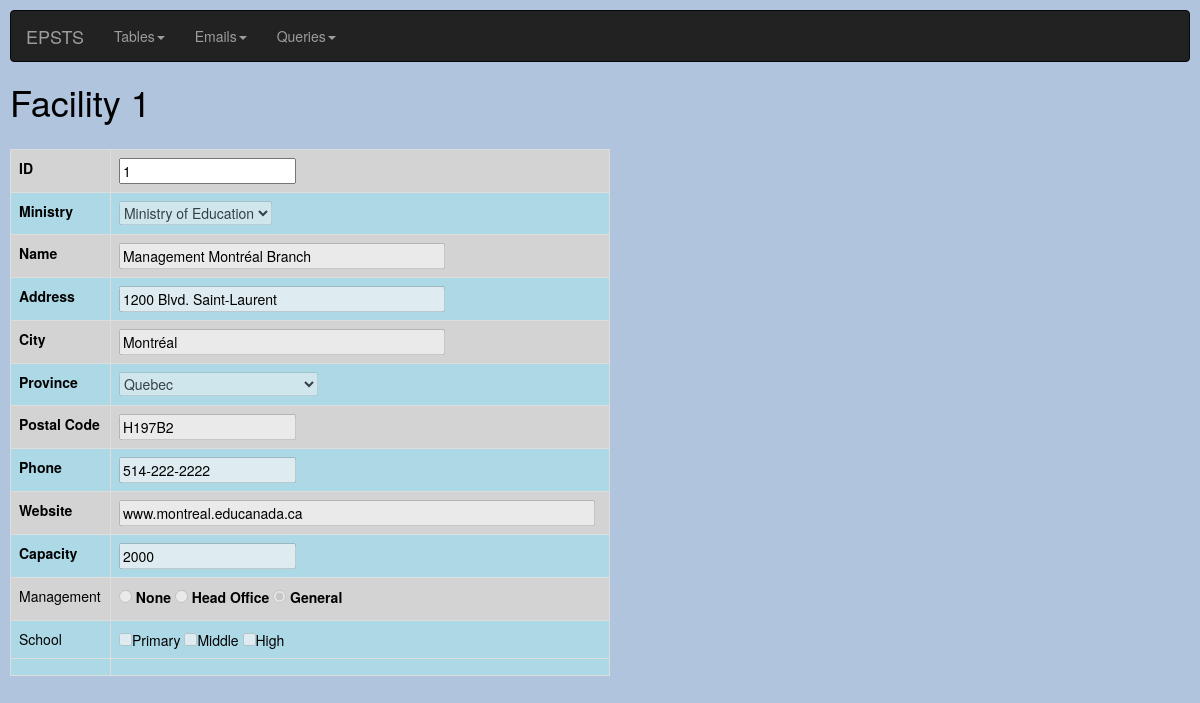
Before: /main/web/edit_facility.php?id=1&action=view with the older database file.
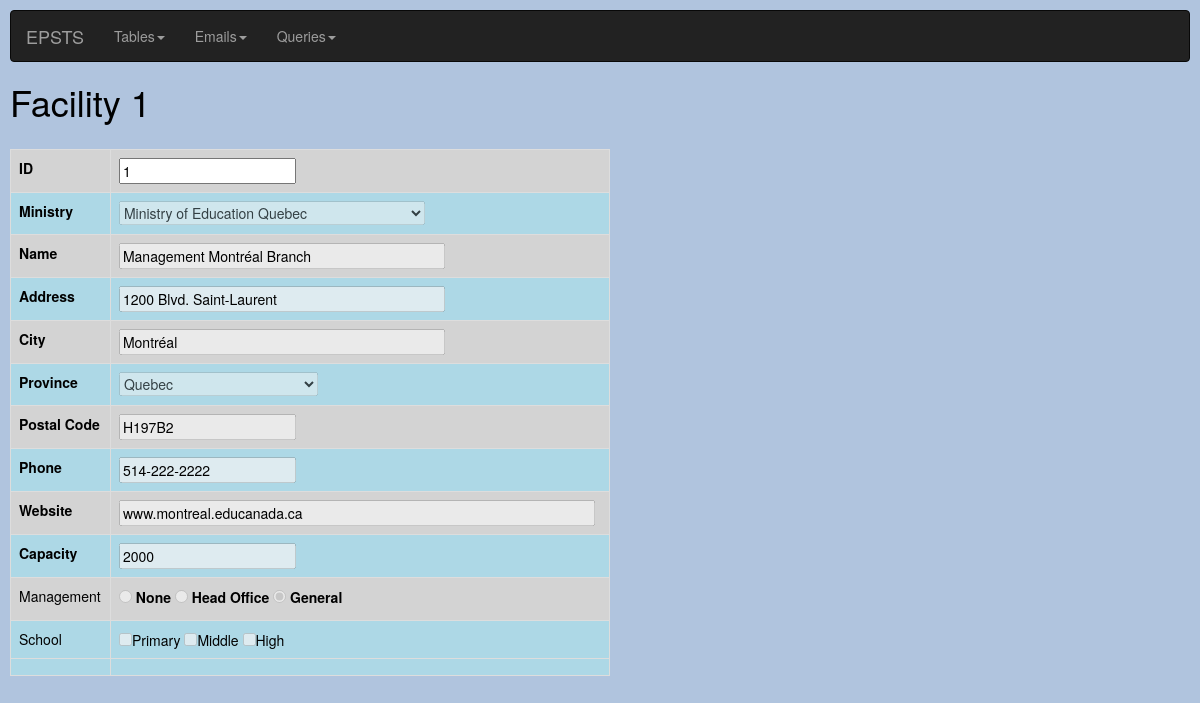
After: the same page with the newer database file.
### tables this page shows
CREATE TABLE Facilities (
    facilityID int PRIMARY KEY AUTO_INCREMENT,
    ministryID int,
    name varchar(100),
    address varchar(100),
    city varchar(100),
    province char(2),
    postalCode varchar(7),
    phoneNumber varchar(14),
    web varchar(200),
    capacity int,
    isManagementHeadOffice bool DEFAULT false,
    isManagementGeneral bool DEFAULT false,
    isSchoolPrimary bool DEFAULT false,
    isSchoolMiddle bool DEFAULT false,
    isSchoolHigh bool DEFAULT false,
    FOREIGN KEY (ministryID) REFERENCES Ministries(ministryID)
);

CREATE TABLE Ministries (
    ministryID int PRIMARY KEY AUTO_INCREMENT,
    name varchar(100)
);

### main/web/edit_facility.php (the view, shortened to what the changed rows need)
<?php require('globals.php'); ?>
<?php
$action = null;
if (isset($_GET['action'])) {
    $action = $_GET['action'];
}
if ($action == "view" || $action == "delete") {
    $readonly = "disabled";
} else {
    $readonly = '';
}
$record['id'] = -1;
$record['ministryID'] = -1;
$record['name'] = "";
$record['address'] = "";
$record['city'] = "";
$record['province'] = "QC";
$record['postalcode'] = "";
$record['phone'] = "";
$record['web'] = "";
$record['capacity'] = 0;
$record['isManagementHeadOffice'] = 0;
$record['isManagementGeneral'] = 0;
$record['isSchoolPrimary'] = 0;
$record['isSchoolMiddle'] = 0;
$record['isSchoolHigh'] = 0;
if ($action != 'add') {
    $row = selectSingleTuple("SELECT * FROM Facilities WHERE facilityID = " . $_GET['id']);
    if ($row != null) {
        $record['id'] = $row['facilityID'];
        $record['ministryID'] = $row['ministryID'];
        $record['name'] = $row['name'];
        $record['address'] = $row['address'];
        $record['city'] = $row['city'];
        $record['province'] = $row['province'];
        $record['phone'] = $row['phoneNumber'];
        $record['web'] = $row['web'];
        $record['postalcode'] = $row['postalCode'];
        $record['capacity'] = $row['capacity'];
        $record['isManagementHeadOffice'] = $row['isManagementHeadOffice'];
        $record['isManagementGeneral'] = $row['isManagementGeneral'];
        $record['isSchoolPrimary'] = $row['isSchoolPrimary'];
        $record['isSchoolMiddle'] = $row['isSchoolMiddle'];
        $record['isSchoolHigh'] = $row['isSchoolHigh'];
    }
}
?>
<!DOCTYPE html>
<html lang="en">
<head>
</head>
<body>
<main>
    <?php
    if ($action == 'add') {
        echo "<h1>Add Facility</h1>";
    } else {
        echo "<h1>Facility " . $record['id'] . "</h1>";
    }
    ?>
    <form action="edit_facility.php" method="post">
        <table class="table table-bordered table-hover table-sm">
            <tr>
                <td><select name="ministryID" id="ministryID" <?= $readonly ?>>
                    </select>
                </td>
            </tr>
            <tr>
                <td><input type="text" name="name" maxlength="100" size="40" <?= $readonly ?>
                           value="<?= $record['name'] ?? '' ?>">
                </td>
            </tr>
            <tr>
                <td><input type="text" name="address" maxlength="100" size="40" <?= $readonly ?>
                           value="<?= $record['address'] ?? '' ?>"></td>
            </tr>
            <tr>
                <td><input type="text" name="city" maxlength="100" size="40" <?= $readonly ?> value="<?= $record['city'] ?? '' ?>
                    ">
                </td>
            </tr>
            <tr>
                <td><select name="province" id="province" <?= $readonly ?> >
                    </select>
                </td>
            </tr>
            <tr>
                <td>
                    <input type="text" name="postalcode" maxlength="7" size="20" <?= $readonly ?> value="<?= $record['postalcode'] ?? '' ?>">
                </td>
            </tr>
            <tr>
                <td>
                    <input type="text" name="phone" maxlength="14" size="20" <?= $readonly ?> value="<?= $record['phone'] ?? '' ?>">
                </td>
            </tr>
            <tr>
                <td>
                    <input type="text" name="web" maxlength="200" size="60" <?= $readonly ?> value="<?= $record['web'] ?? '' ?>">
                </td>
            </tr>
            <tr>
                <td>
                    <input type="number" name="capacity" min="0" size="10" <?= $readonly ?> value="<?= $record['capacity'] ?? '' ?>">
                </td>
            </tr>
            <tr>
                <td>
                    <input type="radio" name="management" value="none"
                           id="none" <?= $readonly ?> <?= ($record['isManagementGeneral'] == 0 && $record['isManagementHeadOffice'] == 0) ? "checked" : "" ?>>
                    <label for="none">None</label>
                    <input type="radio" name="management" value="head"
                           id="head" <?= $readonly ?> <?= $record['isManagementHeadOffice'] == 1 ? "checked" : "" ?>>
                    <label for="head">Head Office</label>
                    <input type="radio" name="management" value="general"
                           id="general" <?= $readonly ?> <?= $readonly ?> <?= $record['isManagementGeneral'] == 1 ? "checked" : "" ?>>
                    <label for="general">General</label>
                </td>
            </tr>
        </table>
    </form>
</main>
</body>
<html>

Changed rows visible on the page:
changed through a linked row, facilities "Management Montréal Branch": ministryID "Ministry of Education" → "Ministry of Education Quebec"
